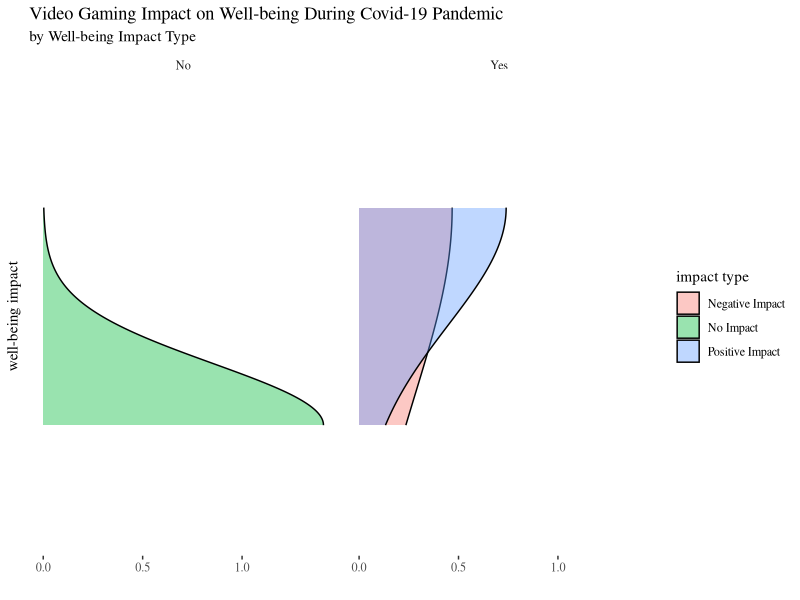
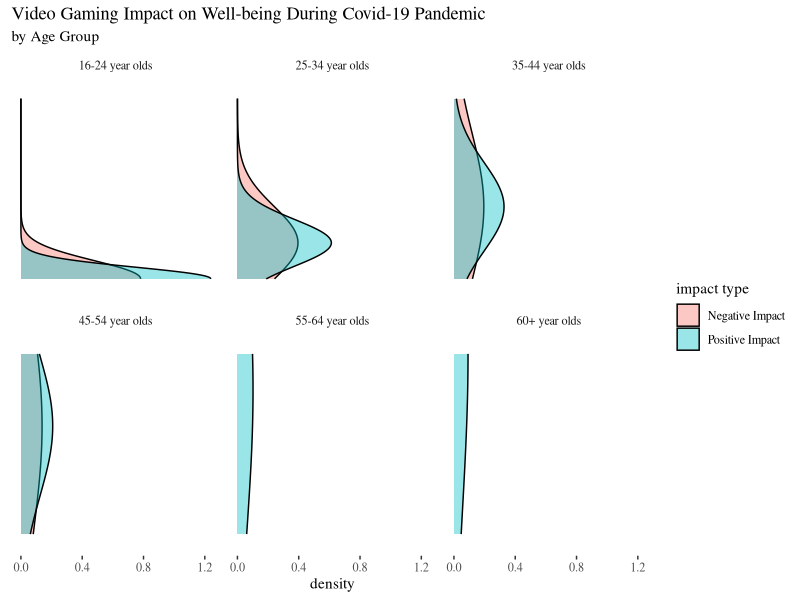
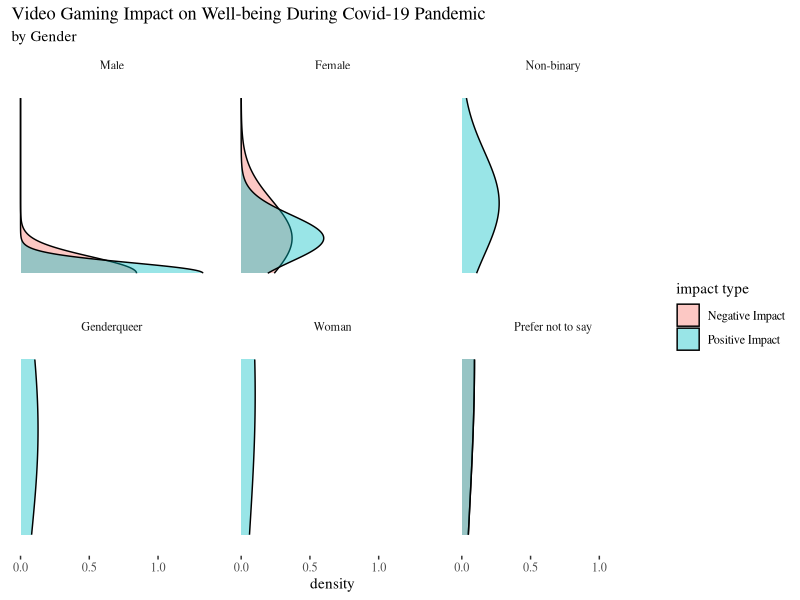
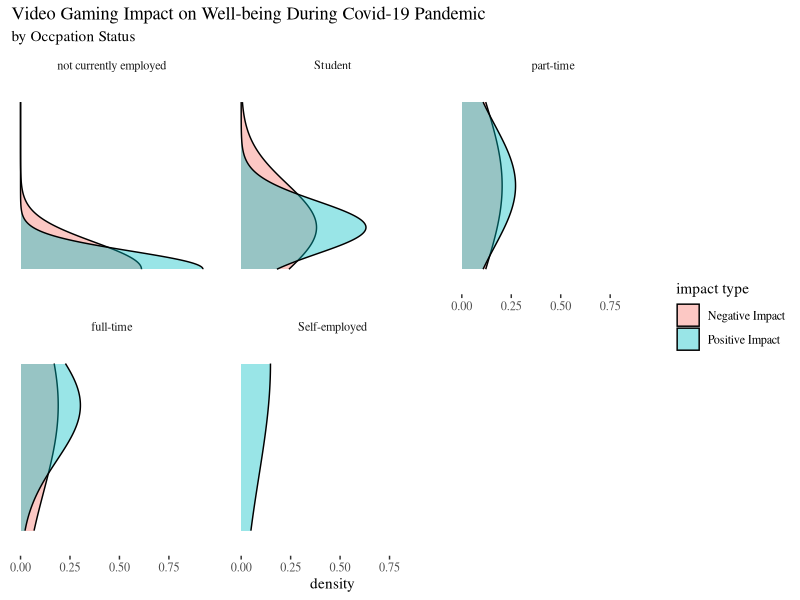
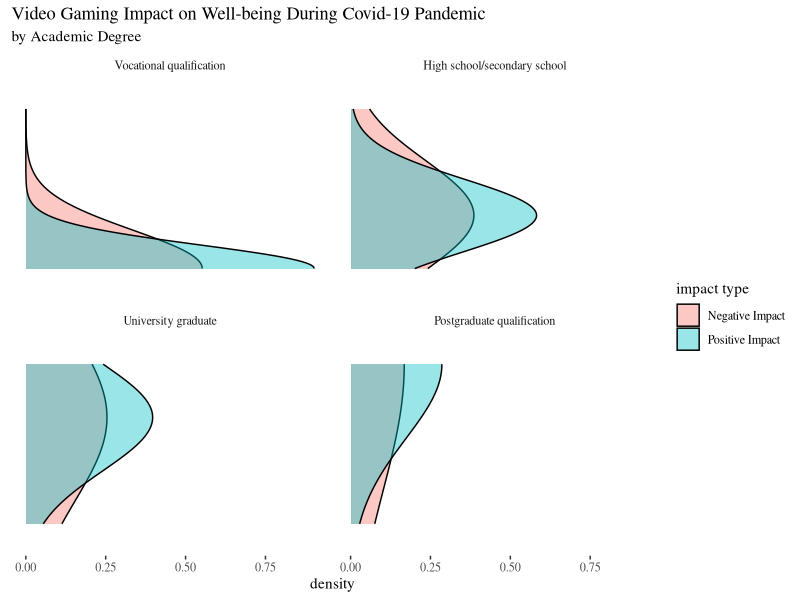
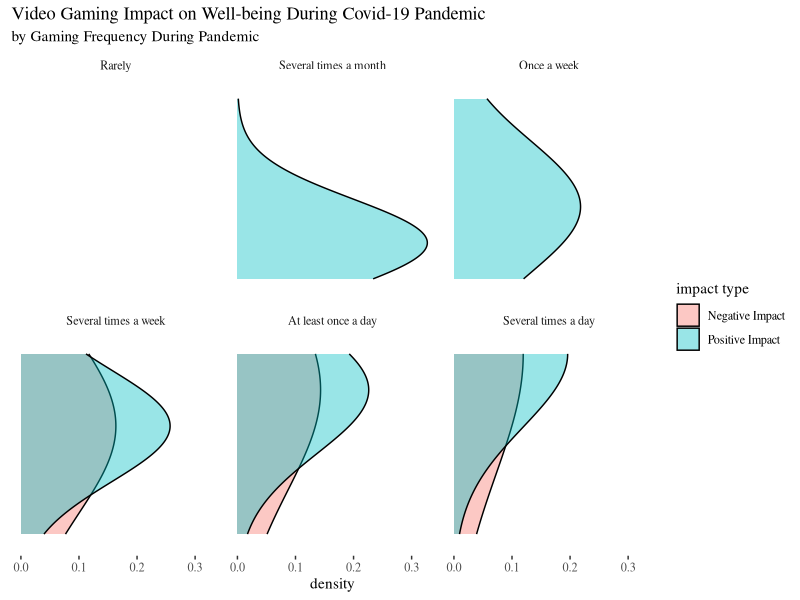
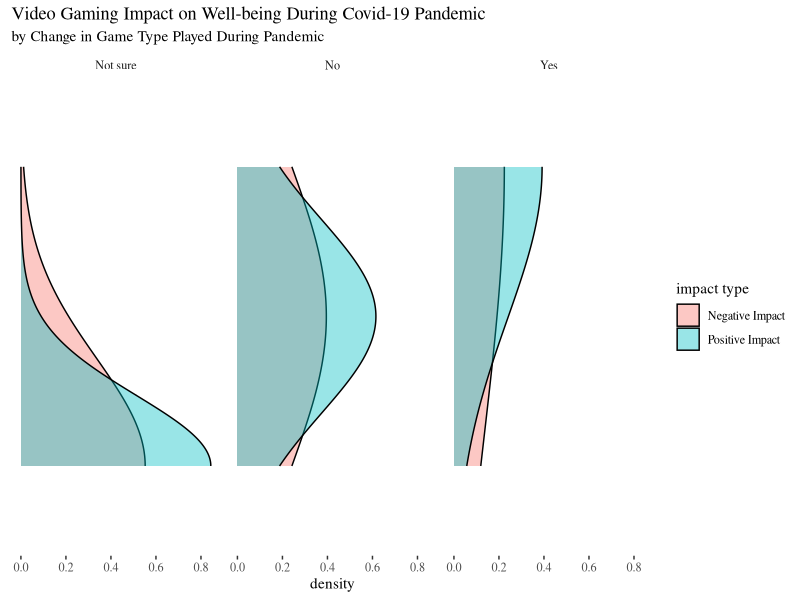

The R script that drew these images, in order:
## ---- chunk 1
# set up and libraries
library(knitr)
library(readxl)
library(magrittr)
library(tidyverse)
library(ggplot2)
library(ggthemes)



## ---- chunk 2
# read in covid gaming
covid <- read_excel("data/covid-19-results-redacted.xlsx")
## ---- chunk 3
# edit df and create factors/levels
covid$`age group` <- factor(covid$`age group` ,
                            levels = c("16-24","25-34","35-44","45-54","55-64","60+"),
                            labels = c("16-24","25-34","35-44","45-54","55-64","60+"),
                            ordered = TRUE)

covid$`age group` <- paste(covid$`age group`,"year olds")

covid$gender <- factor(covid$gender,
                       levels = c("Male","Female","Non-binary","Genderqueer","Woman","Prefer not to say"),
                       labels = c("Male","Female","Non-binary","Genderqueer","Woman","Prefer not to say"),
                       ordered = TRUE)


covid$`occupation group` <- factor(covid$`occupation group`,
                                   levels = c("not currently employed","Student","part-time","full-time","Self-employed"),
                                   labels = c("not currently employed","Student","part-time","full-time","Self-employed"),
                                   ordered = TRUE)
                                           

covid$degree <- factor(covid$degree,
                         levels = c("Vocational qualification", "High school/secondary school", "University graduate", "Postgraduate qualification"),
                         labels = c("Vocational qualification", "High school/secondary school", "University graduate",
                                    "Postgraduate qualification"),ordered = TRUE)


covid$`gaming frequency` <- factor(covid$`gaming frequency`,
                                     levels = c("Rarely", "Once a month", "Several times a month", "Once a week", 
                                                "Several times a week", "At least once a day", "Several times a day"),
                                     labels = c("Rarely", "Once a month", "Several times a month", "Once a week",
                                                "Several times a week", "At least once a day", "Several times a day"), ordered = TRUE)

covid$`change in frequency` <- as.factor(covid$`change in frequency`)


covid$`covid gaming frequency` <- factor(covid$`covid gaming frequency`,
                                           levels = c("Rarely", "Once a month", "Several times a month", "Once a week",
                                                      "Several times a week", "At least once a day", "Several times a day"),
                                           labels = c("Rarely", "Once a month", "Several times a month", "Once a week",
                                                      "Several times a week", "At least once a day", "Several times a day"), ordered = TRUE)



covid$`change in game type` <- factor(covid$`change in game type`,
                                           levels = c("Not sure", "No", "Yes"),
                                           labels = c("Not sure", "No", "Yes"), ordered = TRUE)


## ---- chunk 4
# randomly assign pos/neg (1,0) membership to those who responded yes
n = 456
neg <- (n/11) #<< 41.45455
pos <- neg *10 #<< 414.5455
prcnt_pos <- pos/n#, digits = 2) #<< 0.9090909 round(
prcnt_neg <- 1 - prcnt_pos #<< 0.09090909

posi = sample(c(rep(1, 91/100 * n),
                        rep(0, 9/100 * n))) %>%
  c(0)
## ---- chunk 5
# filter yes responses
cov_yes <- covid %>%
  filter(`well-being impact` == "Yes") %>%
  mutate(
    positive = posi
  ) 

# create impact type variable for visualization
cov_yes$`impact type` <- ifelse(cov_yes$positive == 1, "Positive Impact", "Negative Impact")

# set percentage  of each respondent
cov_yes$participant_pctge <- 0.002192982

## ---- chunk 6
covid.df <- cov_yes

# get percentages for var groupings
imppct <- covid.df %>%
  group_by(`impact type`) %>% 
  summarize(pct_imp = sum(participant_pctge))

new <- left_join(covid.df, imppct, by = c("impact type" = "impact type"), keep = FALSE)

agepct <- covid.df %>%
  group_by(`impact type`, `age group`) %>%
  summarize(pct_age = sum(participant_pctge))

new <- left_join(new, agepct, by = c("impact type" = "impact type",
                                     "age group" = "age group"), keep = FALSE)

sexpct <- covid.df %>% 
  group_by(`impact type`, gender) %>%
  summarize(pct_sex = sum(participant_pctge))



new <- left_join(new, sexpct, by = c("impact type" = "impact type",
                                     "gender" = "gender"), keep = FALSE)

occpct <- covid.df %>% 
  group_by(`impact type`, `occupation group`) %>%
  summarize(pct_occ = sum(participant_pctge))

new <- left_join(new, occpct, by = c("impact type" = "impact type",
                                     "occupation group" = "occupation group"), keep = FALSE)

degpct <- covid.df %>% 
  group_by(`impact type`, degree) %>%
  summarize(pct_deg = sum(participant_pctge))

new <- left_join(new, degpct, by = c("impact type" = "impact type",
                                     "degree" = "degree"), keep = FALSE)

cgfpct <- covid.df %>% 
  group_by(`impact type`, `covid gaming frequency`) %>%
  summarize(pct_cgf = sum(participant_pctge))

new <- left_join(new, cgfpct, by = c("impact type" = "impact type",
                                     "covid gaming frequency" = "covid gaming frequency"), keep = FALSE)

cgtpct <- covid.df %>% 
  group_by(`impact type`, `change in game type`) %>%
  summarize(pct_cgt = sum(participant_pctge))

new <- left_join(new, cgtpct, by = c("impact type" = "impact type",
                                     "change in game type" = "change in game type"), keep = FALSE)

## ---- chunk 7
# get no responses and merge
cneg <- covid %>% 
  filter(`well-being impact` == "No")
  
cneg$`impact type` <- "No Impact"
cneg$positive <- NA
cneg$participant_pctge <- NA
cneg$pct_imp <- NA
cneg$pct_age <- NA
cneg$pct_sex <- NA
cneg$pct_occ <- NA
cneg$pct_deg <- NA
cneg$pct_cgf <- NA
cneg$pct_cgt <- NA

new.y.n <- rbind(new, cneg)

## ---- chunk 8
# set ggplot bases
wb_imp <- ggplot(new.y.n,
              aes(x = `well-being impact`))

age <- ggplot(new, 
              aes(x = `age group`))
           
gend <- ggplot(new, 
               aes(x = gender))

# avoid NA in plot
new.oc <- filter(new, `occupation group` == "not currently employed" |
                   `occupation group` == "part-time" |
                   `occupation group` == "full-time" | 
                   `occupation group` == "Self-employed" | 
                   `occupation group` == "Student"  )

occu <- ggplot(new.oc, 
               aes(x = `occupation group`))



deg <- ggplot(new,
              aes(x = degree))

impact <- ggplot(new,
                    aes(x = `impact type`))

# avoid NA in plot                    
new.gm <- filter(new, `covid gaming frequency` == "Rarely" | `covid gaming frequency` == "Once a month" | 
                   `covid gaming frequency` == "Several times a month" | `covid gaming frequency` == "Once a week" |
                   `covid gaming frequency` ==  "Several times a week" | `covid gaming frequency` ==  "At least once a day" | 
                   `covid gaming frequency` ==  "Several times a day")

gm_freq <- ggplot(new.gm,
                  aes(x = `covid gaming frequency`))

gm_type <- ggplot(new.gm,
                  aes(x = `change in game type`))

## ---- chunk 9
wb_imp + geom_density(aes(fill = `impact type`), alpha = 0.4) +
  coord_flip() +
  facet_wrap(~`well-being impact`) +
  theme_tufte() +
  labs(title = "Video Gaming Impact on Well-being During Covid-19 Pandemic", subtitle = 'by Well-being Impact Type') +
  ylab("") +
  theme(axis.text.y=element_blank(), axis.ticks.y=element_blank())
## ---- chunk 10
age + geom_density(aes(fill = `impact type`), alpha = 0.4) +
  coord_flip() +
  facet_wrap(~`age group`) +
  theme_tufte() +
  labs(title = "Video Gaming Impact on Well-being During Covid-19 Pandemic", subtitle = 'by Age Group') +
  theme(axis.text.y=element_blank(), axis.ticks.y=element_blank(), axis.title.y=element_blank()) 


## ---- chunk 11

gend + geom_density(aes(fill = `impact type`), alpha = 0.4) +
  coord_flip() +
  facet_wrap(~gender) +
  theme_tufte() +
  labs(title = "Video Gaming Impact on Well-being During Covid-19 Pandemic", subtitle = 'by Gender') +
  theme(axis.text.y=element_blank(), axis.ticks.y=element_blank(), axis.title.y=element_blank(), panel.spacing = unit(1, "lines")) 
## ---- chunk 12
occu + geom_density(aes(fill = `impact type`), alpha = 0.4) +
  coord_flip() +
  facet_wrap(~`occupation group`) +
  theme_tufte() +
  labs(title = "Video Gaming Impact on Well-being During Covid-19 Pandemic", subtitle = 'by Occpation Status') +
  theme(axis.text.y=element_blank(), axis.ticks.y=element_blank(), axis.title.y=element_blank(), panel.spacing = unit(1, "lines")) 
## ---- chunk 13
deg + geom_density(aes(fill = `impact type`), alpha = 0.4) +
  coord_flip() +
  facet_wrap(~degree) +
  theme_tufte() +
  labs(title = "Video Gaming Impact on Well-being During Covid-19 Pandemic", subtitle = 'by Academic Degree') +
  theme(axis.text.y=element_blank(), axis.ticks.y=element_blank(), axis.title.y=element_blank()) 
## ---- chunk 14
gm_freq + geom_density(aes(fill = `impact type`), alpha = 0.4) +
  coord_flip() +
  facet_wrap(~`covid gaming frequency`) +
  theme_tufte() +
  labs(title = "Video Gaming Impact on Well-being During Covid-19 Pandemic", subtitle = 'by Gaming Frequency During Pandemic') +
  theme(axis.text.y=element_blank(), axis.ticks.y=element_blank(), axis.title.y=element_blank())
## ---- chunk 15
gm_type + geom_density(aes(fill = `impact type`), alpha = 0.4) +
  coord_flip() +
  facet_wrap(~`change in game type`) +
  theme_tufte() +
  labs(title = "Video Gaming Impact on Well-being During Covid-19 Pandemic", subtitle = 'by Change in Game Type Played During Pandemic') +
  theme(axis.text.y=element_blank(), axis.ticks.y=element_blank(), axis.title.y=element_blank())
